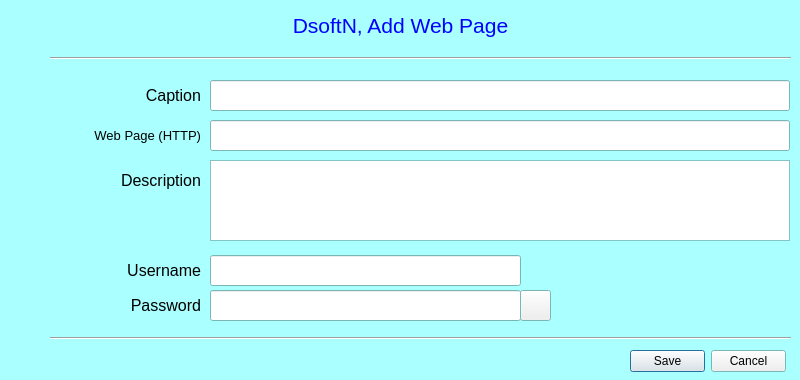
<?xml version="1.0" encoding="UTF-8"?>
<ui version="4.0">
 <class>Dialog</class>
 <widget class="QDialog" name="Dialog">
  <property name="geometry">
   <rect>
    <x>0</x>
    <y>0</y>
    <width>800</width>
    <height>380</height>
   </rect>
  </property>
  <property name="palette">
   <palette>
    <active>
     <colorrole role="Base">
      <brush brushstyle="SolidPattern">
       <color alpha="255">
        <red>255</red>
        <green>255</green>
        <blue>255</blue>
       </color>
      </brush>
     </colorrole>
     <colorrole role="Window">
      <brush brushstyle="SolidPattern">
       <color alpha="255">
        <red>170</red>
        <green>255</green>
        <blue>255</blue>
       </color>
      </brush>
     </colorrole>
    </active>
    <inactive>
     <colorrole role="Base">
      <brush brushstyle="SolidPattern">
       <color alpha="255">
        <red>255</red>
        <green>255</green>
        <blue>255</blue>
       </color>
      </brush>
     </colorrole>
     <colorrole role="Window">
      <brush brushstyle="SolidPattern">
       <color alpha="255">
        <red>170</red>
        <green>255</green>
        <blue>255</blue>
       </color>
      </brush>
     </colorrole>
    </inactive>
    <disabled>
     <colorrole role="Base">
      <brush brushstyle="SolidPattern">
       <color alpha="255">
        <red>170</red>
        <green>255</green>
        <blue>255</blue>
       </color>
      </brush>
     </colorrole>
     <colorrole role="Window">
      <brush brushstyle="SolidPattern">
       <color alpha="255">
        <red>170</red>
        <green>255</green>
        <blue>255</blue>
       </color>
      </brush>
     </colorrole>
    </disabled>
   </palette>
  </property>
  <property name="windowTitle">
   <string>Dialog</string>
  </property>
  <widget class="QLabel" name="lbl_caption">
   <property name="geometry">
    <rect>
     <x>0</x>
     <y>85</y>
     <width>201</width>
     <height>21</height>
    </rect>
   </property>
   <property name="font">
    <font>
     <pointsize>12</pointsize>
    </font>
   </property>
   <property name="text">
    <string>Caption</string>
   </property>
   <property name="alignment">
    <set>Qt::AlignRight|Qt::AlignTrailing|Qt::AlignVCenter</set>
   </property>
  </widget>
  <widget class="QLabel" name="lbl_title">
   <property name="geometry">
    <rect>
     <x>0</x>
     <y>10</y>
     <width>801</width>
     <height>31</height>
    </rect>
   </property>
   <property name="palette">
    <palette>
     <active>
      <colorrole role="WindowText">
       <brush brushstyle="SolidPattern">
        <color alpha="255">
         <red>0</red>
         <green>0</green>
         <blue>255</blue>
        </color>
       </brush>
      </colorrole>
     </active>
     <inactive>
      <colorrole role="WindowText">
       <brush brushstyle="SolidPattern">
        <color alpha="255">
         <red>0</red>
         <green>0</green>
         <blue>255</blue>
        </color>
       </brush>
      </colorrole>
     </inactive>
     <disabled>
      <colorrole role="WindowText">
       <brush brushstyle="SolidPattern">
        <color alpha="255">
         <red>120</red>
         <green>120</green>
         <blue>120</blue>
        </color>
       </brush>
      </colorrole>
     </disabled>
    </palette>
   </property>
   <property name="font">
    <font>
     <pointsize>16</pointsize>
    </font>
   </property>
   <property name="text">
    <string>DsoftN, Add Web Page</string>
   </property>
   <property name="alignment">
    <set>Qt::AlignCenter</set>
   </property>
  </widget>
  <widget class="QLineEdit" name="txt_caption">
   <property name="geometry">
    <rect>
     <x>210</x>
     <y>80</y>
     <width>580</width>
     <height>31</height>
    </rect>
   </property>
   <property name="font">
    <font>
     <pointsize>12</pointsize>
    </font>
   </property>
   <property name="text">
    <string/>
   </property>
  </widget>
  <widget class="QLineEdit" name="txt_web_page">
   <property name="geometry">
    <rect>
     <x>210</x>
     <y>120</y>
     <width>580</width>
     <height>31</height>
    </rect>
   </property>
   <property name="palette">
    <palette>
     <active>
      <colorrole role="WindowText">
       <brush brushstyle="SolidPattern">
        <color alpha="255">
         <red>0</red>
         <green>0</green>
         <blue>255</blue>
        </color>
       </brush>
      </colorrole>
     </active>
     <inactive>
      <colorrole role="WindowText">
       <brush brushstyle="SolidPattern">
        <color alpha="255">
         <red>0</red>
         <green>0</green>
         <blue>255</blue>
        </color>
       </brush>
      </colorrole>
     </inactive>
     <disabled>
      <colorrole role="WindowText">
       <brush brushstyle="SolidPattern">
        <color alpha="255">
         <red>120</red>
         <green>120</green>
         <blue>120</blue>
        </color>
       </brush>
      </colorrole>
     </disabled>
    </palette>
   </property>
   <property name="font">
    <font>
     <pointsize>10</pointsize>
    </font>
   </property>
   <property name="text">
    <string/>
   </property>
  </widget>
  <widget class="QLabel" name="lbl_web_page">
   <property name="geometry">
    <rect>
     <x>0</x>
     <y>125</y>
     <width>201</width>
     <height>21</height>
    </rect>
   </property>
   <property name="font">
    <font>
     <pointsize>10</pointsize>
    </font>
   </property>
   <property name="text">
    <string>Web Page (HTTP)</string>
   </property>
   <property name="alignment">
    <set>Qt::AlignRight|Qt::AlignTrailing|Qt::AlignVCenter</set>
   </property>
  </widget>
  <widget class="QLabel" name="lbl_description">
   <property name="geometry">
    <rect>
     <x>0</x>
     <y>165</y>
     <width>201</width>
     <height>31</height>
    </rect>
   </property>
   <property name="font">
    <font>
     <pointsize>12</pointsize>
    </font>
   </property>
   <property name="text">
    <string>Description</string>
   </property>
   <property name="alignment">
    <set>Qt::AlignRight|Qt::AlignTrailing|Qt::AlignVCenter</set>
   </property>
  </widget>
  <widget class="QLineEdit" name="txt_username">
   <property name="geometry">
    <rect>
     <x>210</x>
     <y>255</y>
     <width>311</width>
     <height>31</height>
    </rect>
   </property>
   <property name="font">
    <font>
     <pointsize>12</pointsize>
    </font>
   </property>
   <property name="text">
    <string/>
   </property>
  </widget>
  <widget class="QLabel" name="lbl_username">
   <property name="geometry">
    <rect>
     <x>0</x>
     <y>260</y>
     <width>201</width>
     <height>21</height>
    </rect>
   </property>
   <property name="font">
    <font>
     <pointsize>12</pointsize>
    </font>
   </property>
   <property name="text">
    <string>Username</string>
   </property>
   <property name="alignment">
    <set>Qt::AlignRight|Qt::AlignTrailing|Qt::AlignVCenter</set>
   </property>
  </widget>
  <widget class="QLineEdit" name="txt_password">
   <property name="geometry">
    <rect>
     <x>210</x>
     <y>290</y>
     <width>311</width>
     <height>31</height>
    </rect>
   </property>
   <property name="font">
    <font>
     <pointsize>12</pointsize>
    </font>
   </property>
   <property name="text">
    <string/>
   </property>
   <property name="echoMode">
    <enum>QLineEdit::Password</enum>
   </property>
   <property name="clearButtonEnabled">
    <bool>false</bool>
   </property>
  </widget>
  <widget class="QLabel" name="lbl_password">
   <property name="geometry">
    <rect>
     <x>0</x>
     <y>295</y>
     <width>201</width>
     <height>21</height>
    </rect>
   </property>
   <property name="font">
    <font>
     <pointsize>12</pointsize>
    </font>
   </property>
   <property name="text">
    <string>Password</string>
   </property>
   <property name="alignment">
    <set>Qt::AlignRight|Qt::AlignTrailing|Qt::AlignVCenter</set>
   </property>
  </widget>
  <widget class="QPushButton" name="btn_show_password">
   <property name="geometry">
    <rect>
     <x>520</x>
     <y>290</y>
     <width>31</width>
     <height>31</height>
    </rect>
   </property>
   <property name="text">
    <string/>
   </property>
   <property name="icon">
    <iconset>
     <normaloff>data/assets/show_all.png</normaloff>data/assets/show_all.png</iconset>
   </property>
  </widget>
  <widget class="Line" name="line">
   <property name="geometry">
    <rect>
     <x>50</x>
     <y>50</y>
     <width>741</width>
     <height>16</height>
    </rect>
   </property>
   <property name="orientation">
    <enum>Qt::Horizontal</enum>
   </property>
  </widget>
  <widget class="QDialogButtonBox" name="btnbox">
   <property name="geometry">
    <rect>
     <x>630</x>
     <y>350</y>
     <width>156</width>
     <height>23</height>
    </rect>
   </property>
   <property name="standardButtons">
    <set>QDialogButtonBox::Cancel|QDialogButtonBox::Save</set>
   </property>
  </widget>
  <widget class="Line" name="line_2">
   <property name="geometry">
    <rect>
     <x>50</x>
     <y>330</y>
     <width>741</width>
     <height>16</height>
    </rect>
   </property>
   <property name="orientation">
    <enum>Qt::Horizontal</enum>
   </property>
  </widget>
  <widget class="QTextEdit" name="txt_description">
   <property name="geometry">
    <rect>
     <x>210</x>
     <y>160</y>
     <width>580</width>
     <height>81</height>
    </rect>
   </property>
  </widget>
 </widget>
 <resources/>
 <connections/>
</ui>
